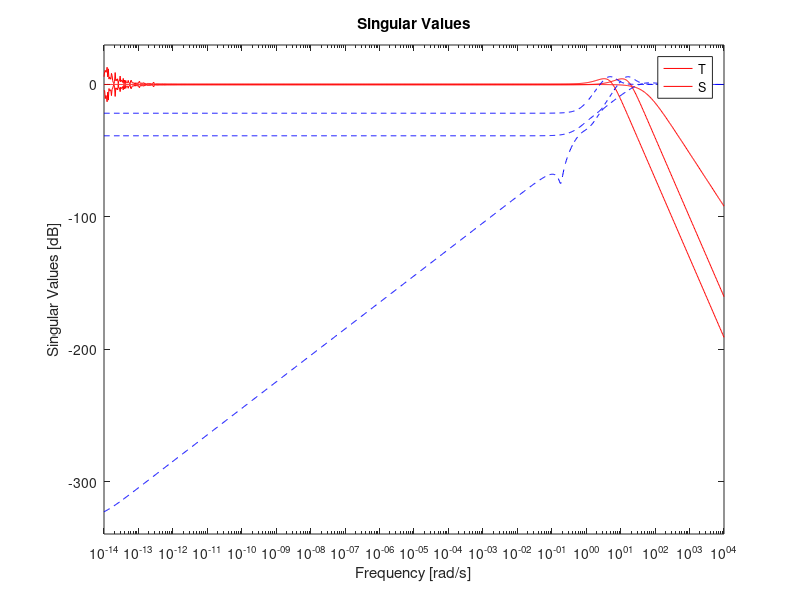
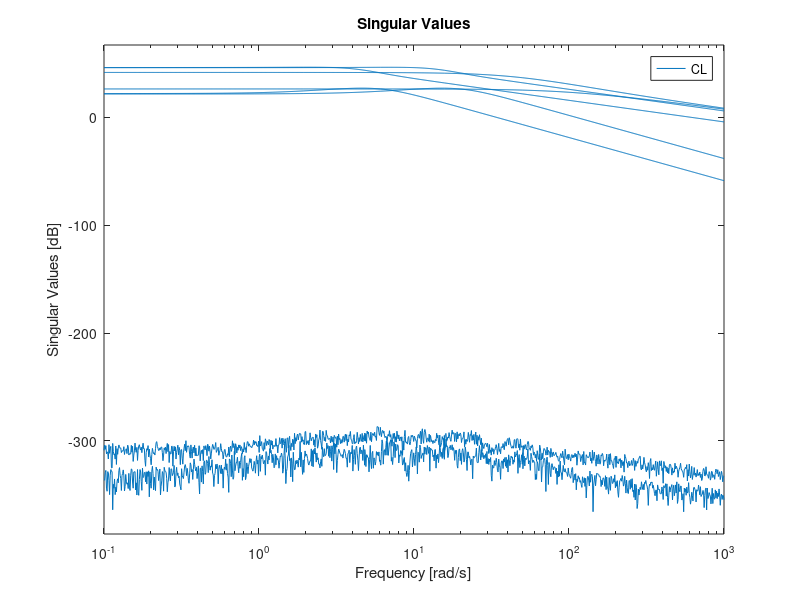

Recreate these plots in MATLAB, in order.
% Generalised plant without reference input 
clc
clear
%model
A = [0 0 1.132 0 -1;
    0 -0.0538 -0.1712 0 0.0705;
    0 0 0 1 0;
    0 0.0485 0 -0.8556 -1.013;
    0 -0.2909 0 1.0532 -0.6859];
B =[0 0 0;
    -0.12 1 0;
    0 0 0;
    4.419 0 -1.665;
    1.575 0 -0.0732];
C = [1 0 0 0 0;0 1 0 0 0;0 0 1 0 0];
D = zeros(3,3);
G = ss(A,B,C,D);

%matrix dimension
[n,n] = size(A);
[n,m] = size(B);
[p,n] = size(C);

% %weighting matrices
% %Generalised Plant_Design 1
% Ap=A;
% Bw=2*[B zeros(n,p+(n-m))];
% Bu=B;
% Bp=[Bw Bu];
% Cz=2*[C;zeros(m+(n-p),n)];
% Cv=-C;
% Cp=[Cz;Cv];
% Dzw=zeros(n+m,n+p);
% Dzu=[zeros(n,m);eye(m)];
% Dvw=[zeros(p,n) eye(p)];
% Dvu=zeros(p,m);
% Dp=[Dzw Dzu;Dvw Dvu];
% Gp1=ss(Ap,Bp,Cp,Dp);

%Generalised Plant_Design 2
Ap = A;

Bw = 50*[B zeros(n,p+(n-m))];
Bu = B;
Bp = [Bw Bu];

Cz = 50*[C;zeros(m+(n-p),n)];
Cv = -C;
Cp = [Cz;Cv];

Dzw = zeros(n+m,p+n);
Dzu = [zeros(n,m);eye(m)];
Dvw = [zeros(p,n) eye(p)];
Dvu = zeros(p,m);
Dp = [Dzw Dzu;Dvw Dvu];

Gp2 = ss(Ap,Bp,Cp,Dp);
 
%LQG controller
nmeas = 3; %no of measured otputs
ncont = 3; %no of ctrlr inputs
[K,CL] = h2syn(Gp2,nmeas,ncont);

%plots
S = inv(eye(3)+G*K); % Sensitivity
T = G*K*S; %Complementary Sensitivity
figure
sigma(T,'r',S,'b--')
grid
legend('T','S')
figure
sigma(CL)
grid